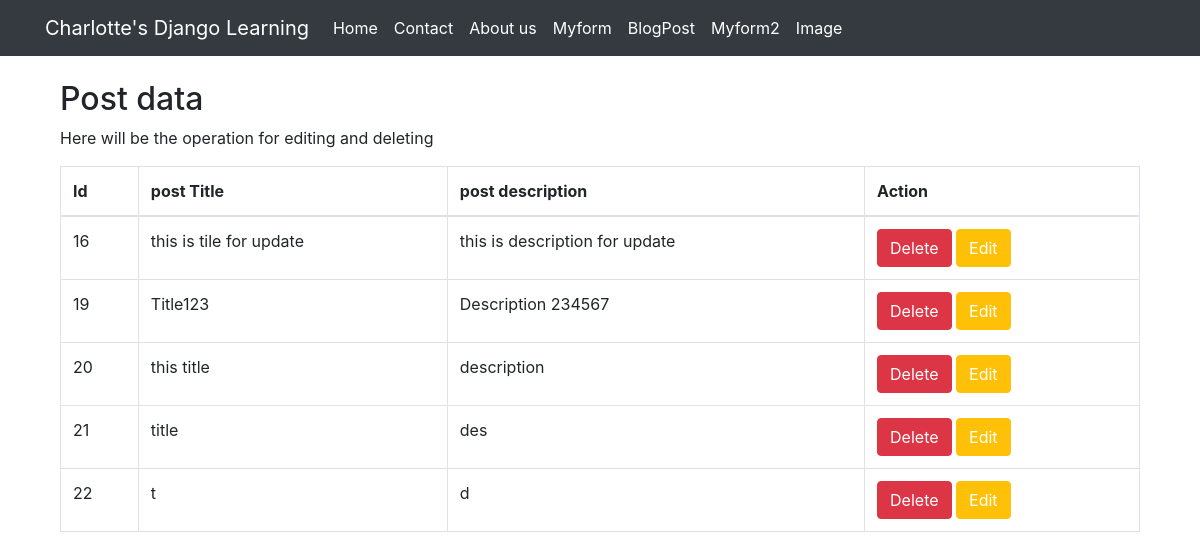
/manage_data/, run on an earlier commit of the app's database.
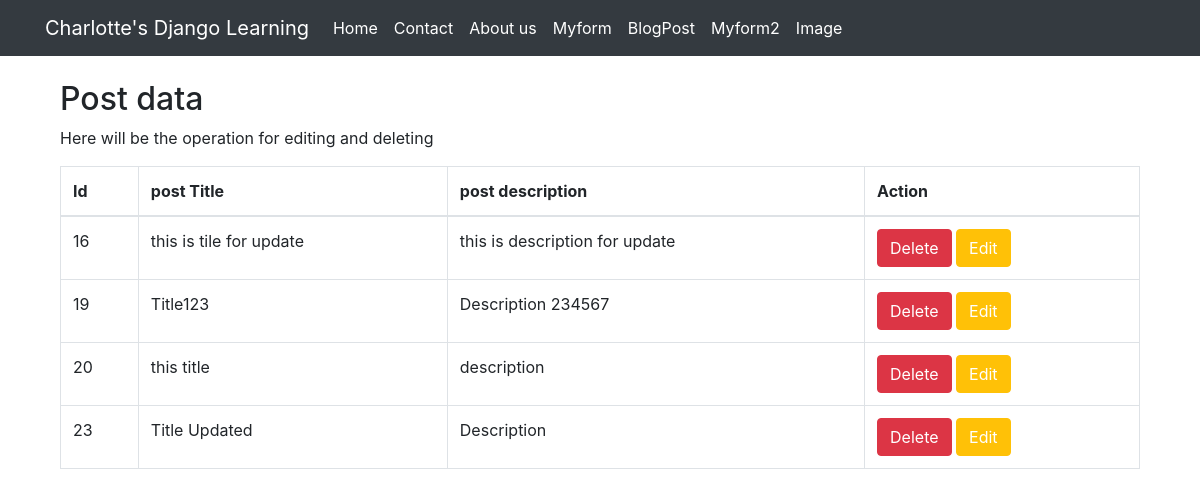
And on a later commit of the database.
### myapp/models.py (models this page shows, shortened)
class Post(models.Model):
    title = models.CharField(max_length=200)
    description = models.TextField()

### myapp/views.py (the view)
# urls.py: path('manage_data/', manage_data),
def manage_data(request):
    if request.method=="GET":
        mydata = Post.objects.all()
        makedictionary = {
            "all_data":mydata
        }
        return render(request, 'manage_data.html', context=makedictionary)

### Template/manage_data.html (shortened to what this page needs)
{% extends "base.html" %}
{% block container %}
<div class="container">
  <h2>Post data</h2>
  <p>Here will be the operation for editing and deleting</p>
  <table class="table table-bordered">
    <thead>
      <tr>
        <th>Id</th>
        <th>post Title</th>
        <th>post description</th>
        <th>Action</th>
      </tr>
    </thead>
    <tbody>
    {% for single_data in all_data %}
      <tr>
        <td>{{ single_data.id }}</td>
        <td>{{ single_data.title }}</td>
        <td>{{ single_data.description }}</td>
        <td><button class="btn btn-danger"><a style="color:white;" href="/delete_post/{{single_data.id}}">Delete</a></button>
            <button class="btn btn-warning"><a style="color:white;" href="/edit_post/{{single_data.id}}">Edit</a></button>
        </td>
      </tr>
    {% endfor %}
    </tbody>
  </table>
</div>
{% endblock %}

What changed in the data, as far as the page shows it:
removed Post: id "21", title "title", description "des"
removed Post: id "22", title "t", description "d"
added Post: id "23", title "Title Updated", description "Description"
